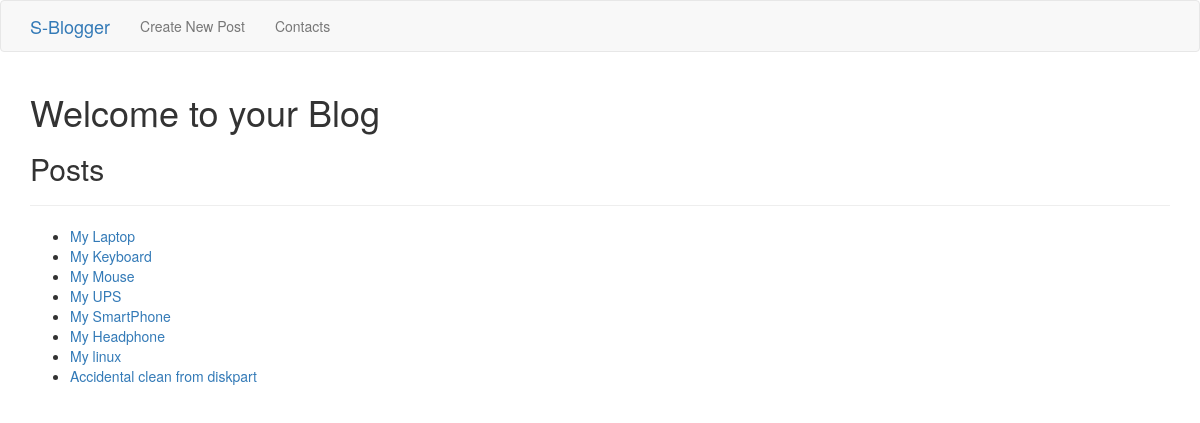
Before: / with the older database file.
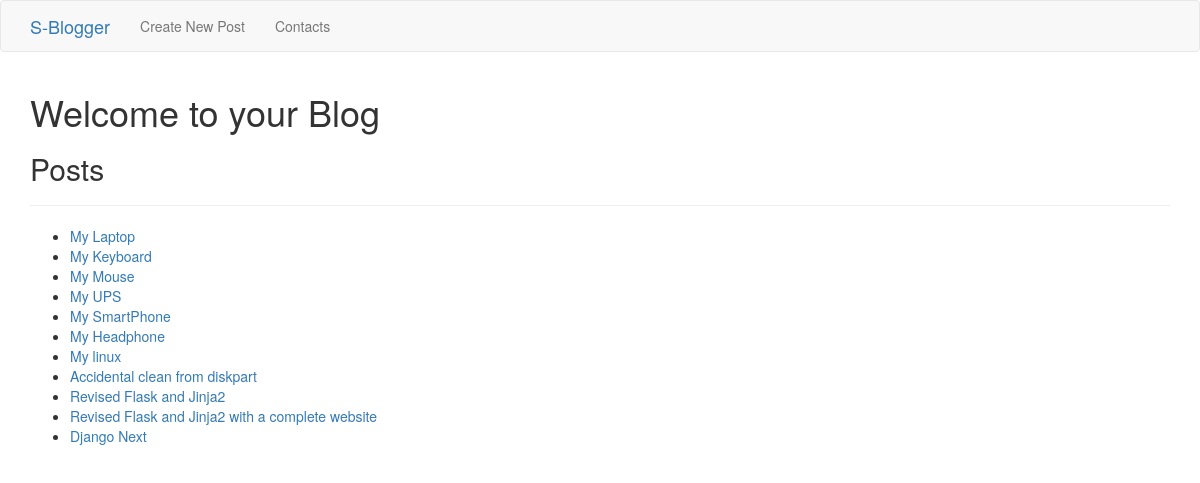
After: the same page with the newer database file.
### tables this page shows
CREATE TABLE "postsdb" (
	"id"	INTEGER PRIMARY KEY AUTOINCREMENT,
	"title"	TEXT,
	"content"	TEXT
);

### app.py (the view)
@app.route('/')
def home():
    posts = get_all_posts()
    return render_template('home.html', posts=posts)

### context_manager_db.py (called while the page is built)
    def __enter__(self):
        self.connection = sqlite3.connect(self.host)
        return self.connection

    def __exit__(self, exc_type, exc_val, exc_tb):
        if exc_tb or exc_type or exc_val:
            self.connection.close()
        else:
            self.connection.commit()
            self.connection.close()

### database.py (called while the page is built)
def get_all_posts():
    with DatabaseConnection(database_file) as connection:
        cursor = connection.cursor()
        cursor.execute("SELECT * FROM postsdb")
        posts = {row[0]: {'id': row[0], 'title': row[1], 'content': row[2]} for row in cursor.fetchall()}
    return posts

### templates/home.html
{% extends 'base.jinja2' %}
{% block content %}
    <div class="container">
        <h1>Welcome to your Blog</h1>
        <h2>Posts</h2>
        <hr>
        <ul>
            {% for post_id, post in posts.items() %}
                    <li><a href="{{ url_for('post', post_id=post_id) }}">{{ post['title'] }}</a></li>
            {% endfor %}
        </ul>
    </div>
{% endblock %}

### templates/base.jinja2 (shortened to what this page needs)
<!DOCTYPE html>
<html lang="en">
<head>
</head>
<body>
{% extends "bootstrap/base.html" %}
{% block navbar %}
        <nav class="navbar navbar-default" role="navigation">
            <div class="container">
                <div class="navbar-header">
                    <div class="navbar-brand">
                        <a href="{{ url_for('home') }}">S-Blogger</a>
                    </div>
                </div>
                <ul class="nav navbar-nav">
                    <li><a href="{{ url_for('create') }}">Create New Post</a></li>
                    <li><a href="#"> Contacts </a></li>
                </ul>
            </div>
        </nav>
{% endblock %}

Changed rows visible on the page:
added postsdb: title "Revised Flask and Jinja2"
added postsdb: title "Revised Flask and Jinja2 with a complete website"
added postsdb: title "Django Next"
